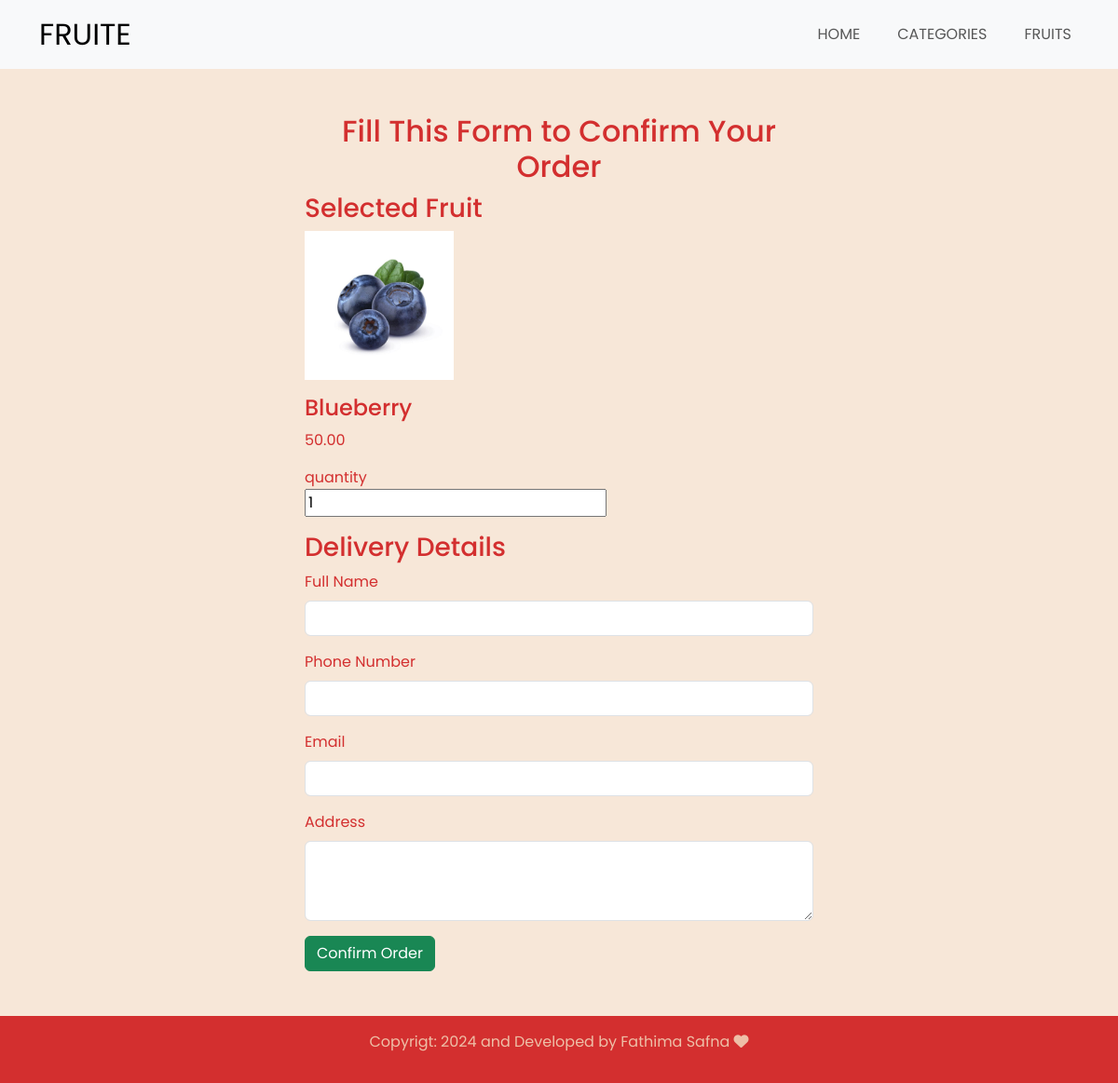
/orders.php?fruit_id=10, run on the app's committed database.
### tables this page shows
CREATE TABLE `tbl_fruit` (
  `id` int(10) UNSIGNED NOT NULL,
  `title` varchar(100) NOT NULL,
  `description` text NOT NULL,
  `price` decimal(10,2) NOT NULL,
  `image_name` varchar(255) NOT NULL,
  `catagory_id` int(10) UNSIGNED NOT NULL,
  `feartured` varchar(10) NOT NULL,
  `active` varchar(10) NOT NULL
);

### orders.php (the view, shortened to what this page needs)
<?php
include('partial-front/menu.php');
?>
<?php
if(isset($_GET['fruit_id']))
{
    $fruit_id = $_GET['fruit_id'];
    $sql = "SELECT * FROM tbl_Fruit WHERE id=$fruit_id";
    $res = mysqli_query($conn, $sql);
    $count = mysqli_num_rows($res);
    if($count == 1)
    {
        $row = mysqli_fetch_assoc($res);
        $title = $row['title'];
        $price = $row['price'];
        $image_name = $row['image_name'];
    }
    else {
        header('location:'.SITEURL);
        exit();
    }
}
else {
    header('location:'.SITEURL);
    exit();
}
?>
<section id="" class="orders">
    <div class="container py-5">
        <div class="row justify-content-center">
            <div class="col-md-6">
                <h2 class="text-center">Fill This Form to Confirm Your Order</h2>
                <form action="" method="POST">
                    <h3>Selected Fruit</h3>
                    <div class="fruit-menu-img mb-3">
                    <div class="card" style="width: 10rem;">
                        <?php
                        if($image_name == "") {
                            echo "<div class='text-danger'>Not Added Image</div>";
                        }
                        else {
                            ?>
                            <img src="<?php echo SITEURL; ?>images/fruit/<?php echo $image_name; ?>" class="img-responsive img-curve">
                            <?php
                        }
                        ?>
                        </div>
                    </div>
                    <div class="fruit-menu-desc mb-3">
                        <h4><?php echo $title; ?></h4>
                        <p class="food-price"><?php echo $price; ?></p>
                        <div class="order-label">quantity</div>
                        <input type="number" name="qty" class="input-responsive" value="1" required>
                    </div>
                    <h3>Delivery Details</h3>
                    <div class="mb-3">
                        <label for="fullname" class="form-label">Full Name</label>
                        <input type="text" name="full_name" class="form-control" id="fullname" aria-describedby="full_name" required>
                    </div>
                    <div class="mb-3">
                        <label for="fullname" class="form-label">Phone Number</label>
                        <input type="tel" name="contact" class="form-control" id="username" aria-describedby="username" required>
                    </div>
                    <div class="mb-3">
                        <label for="password" class="form-label">Email</label>
                        <input type="email" name="email" class="form-control" id="password" required>
                    </div>
                    <div class="mb-3">
                        <label for="password" class="form-label">Address</label>
                        <textarea name="address" rows="3" class="form-control" required></textarea>
                    </div>
                    <button type="submit" name="submit" class="btn btn-success">Confirm Order</button>
                </form>
            </div>
        </div>
    </div>
</section>
<?php
include('partial-front/footer.php');
?>

### css/style.css (style rules this page uses)
body { font-family: "Poppins", sans-serif; }
.card { color: black; border: none; }
.orders { background-color: #f1d3b88c; color: #D32F2F; }

### data on the page
tbl_fruit: image_name (picture), title "Blueberry", price "50.00"
